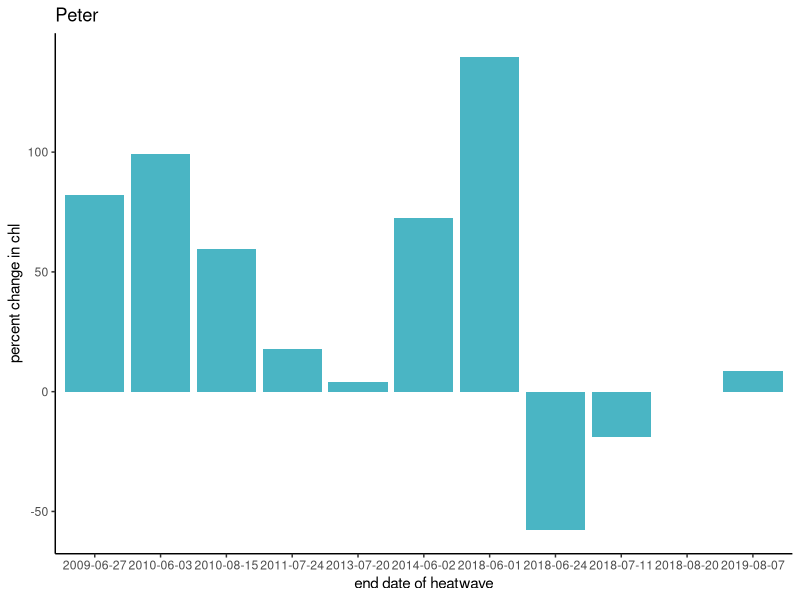
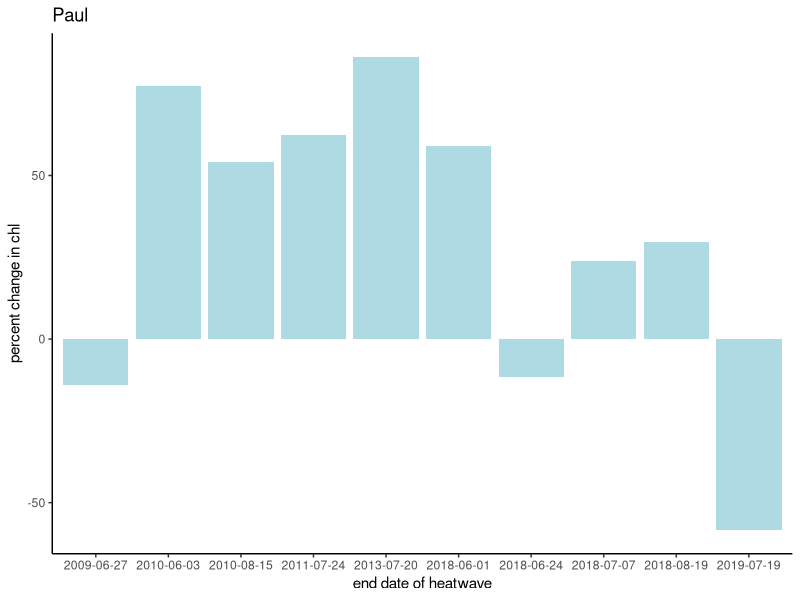
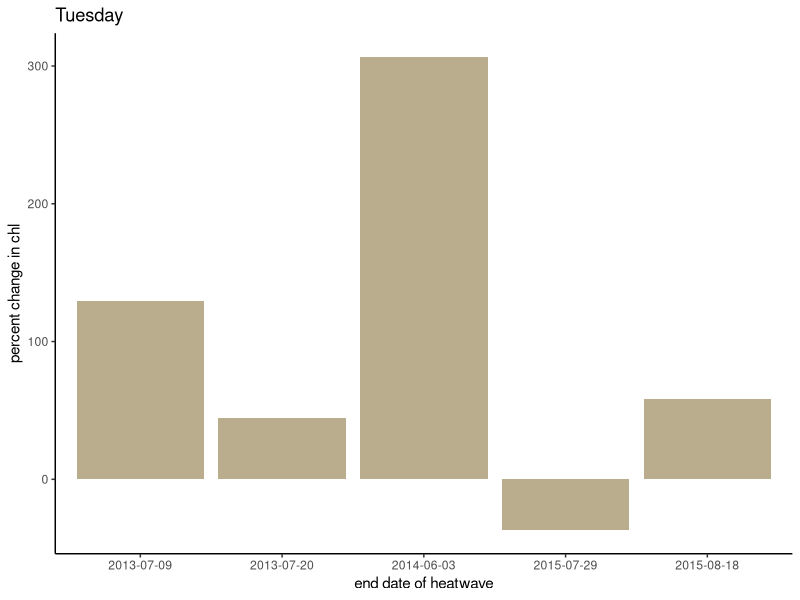
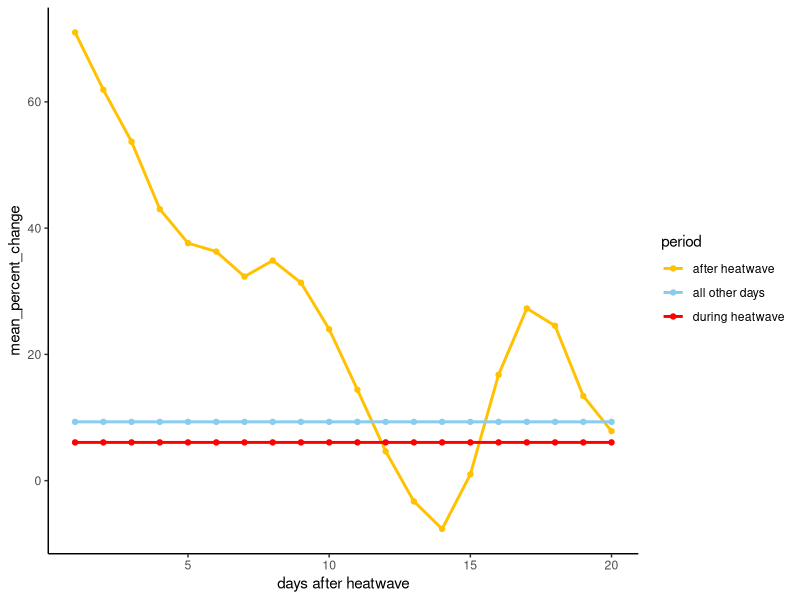
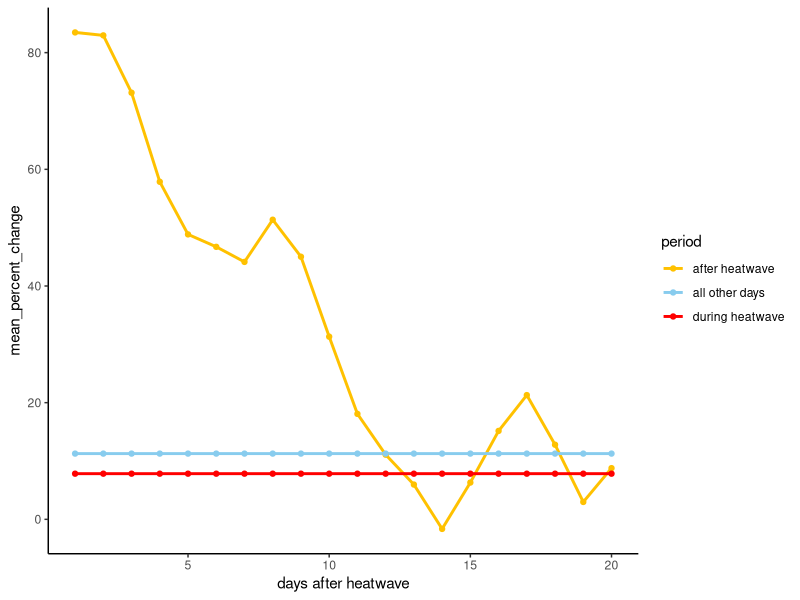
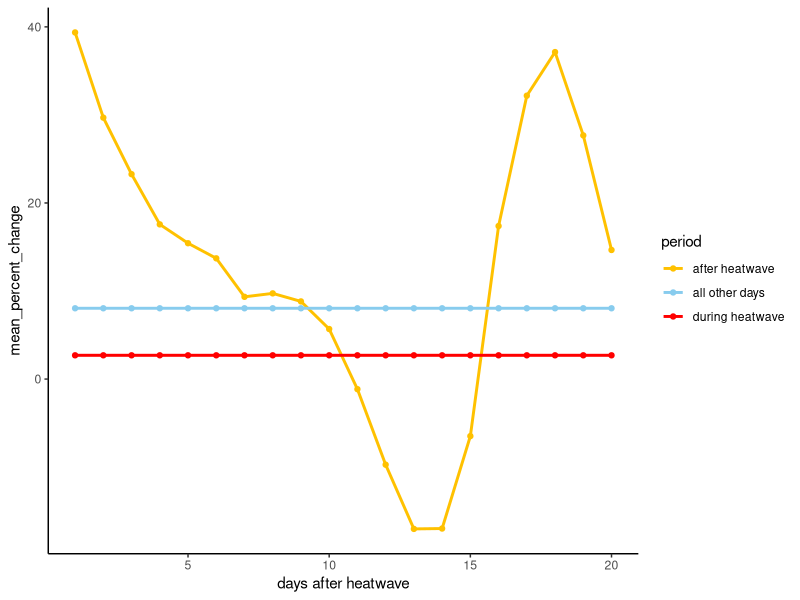
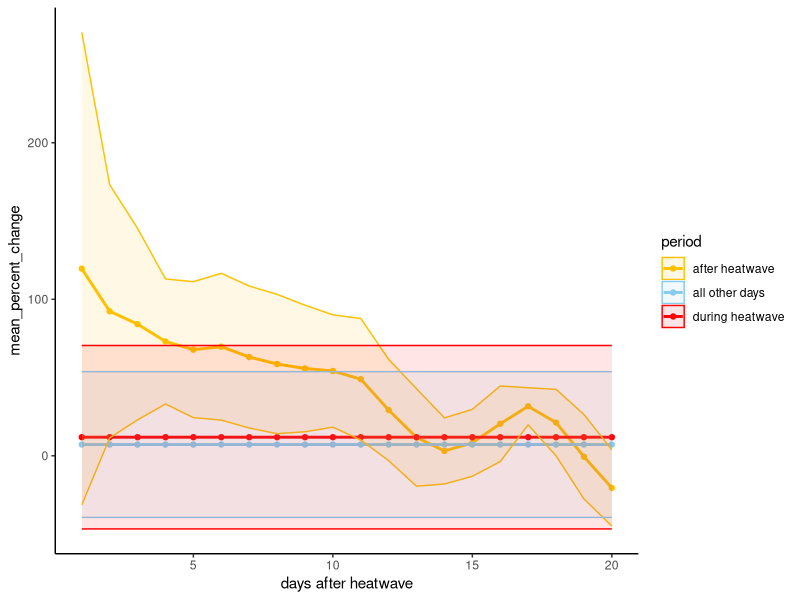
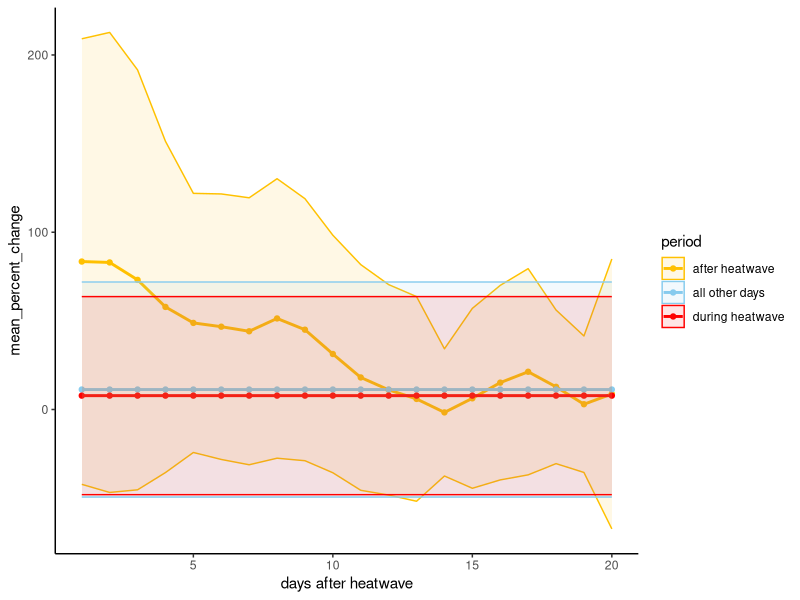

Source code (R) for these figures, in order: (Note: this script raises an error after producing the figures.)
# Re-run step 3 but with the manual chlorophyll data
# updated in January 2024 to be lceaned up and allow for more flexibility

# manual chlorophyll better represents phytoplankton

# this code is also updated to fix a bug in the slope length,
# where slope length is inclusive of the current day in the rolling window

# step 3, calculate the response of chl to the heatwaves

#### install packages ####
#install and load slider library for rolling window analysis
if (!require(slider)) install.packages('slider')
library(slider) 

if (!require(plyr)) install.packages('plyr')
library(plyr)

if (!require(tidyr)) install.packages('tidyr')
library(tidyr)

if (!require(dplyr)) install.packages('dplyr')
library(dplyr)
library(tidyverse)

if (!require(zoo)) install.packages('zoo')
library(zoo)

if (!require(gganimate)) install.packages('gganimate')
library(gganimate)

if (!require(transformr)) install.packages('transformr')
library(transformr)

if (!require(ggridges)) install.packages('ggridges')
library(ggridges)

#==============================================================================#
#### levers we can pull ####

# slope and percent calculations
slopeLength = 7 # length of the rolling window slope to be calculated
baselineDate = 1 # how many days before the start of the heatwave to use as baseline chl conditions, currently an integer

# build in options here for during the heatwave, or at the beginning of the calculated slope

# slope aggregation choices
daysAfter = 0 # time lag of how many days after the heatwave we want to look
numSlopes = 2 # the number of slopes we want to include in analysis

exclude.after.heatwaves = FALSE # if TRUE, excludes slopes for days within 20 days 
# of the heatwave that don't fall within our aggregating window

# timing choices
# change analysis so that we can look during the heatwave, or after the heatwave? 


#==============================================================================#
#### output of settings ####

cur_date_time = format(Sys.time(), "%Y-%m-%d %H:%M:%S")

plot_metadata <- data.frame(slopeLength = paste("Length of each slope: ", slopeLength, sep = ""),
                             baselineDate = paste("Baseline chl for calculating percent change: ", baselineDate, sep = ""),
                             time = paste("Plots generated ", cur_date_time, sep = ""), 
                            daysAfter = paste("Number of days after heatwave: ", daysAfter, sep = ""),
                            numSlopes = paste("Number of slopes aggregated per event: ", numSlopes, sep = ""),
                            exclude.after.heatwaves = paste("Exclude other days after heatwaves? ", exclude.after.heatwaves, sep = ""))



# Create a blank ggplot with no data points
metadata_plot <- ggplot() +
  theme_void() +  # Removes axes and other elements
  geom_text(data = plot_metadata, aes(x = 5, y = 5, label = slopeLength),
            size = 5, hjust = 0.5, vjust = -14)+
  geom_text(data = plot_metadata, aes(x = 5, y = 5, label = baselineDate),
            size = 5, hjust = 0.5, vjust = -12)+
  geom_text(data = plot_metadata, aes(x = 5, y = 5, label = daysAfter),
            size = 5, hjust = 0.5, vjust = -8)+
  geom_text(data = plot_metadata, aes(x = 5, y = 5, label = numSlopes),
            size = 5, hjust = 0.5, vjust = -6)+
  geom_text(data = plot_metadata, aes(x = 5, y = 5, label = exclude.after.heatwaves),
            size = 5, hjust = 0.5, vjust = -4)+
  geom_text(data = plot_metadata, aes(x = 5, y = 5, label = time),
            size = 5, hjust = 0.5, vjust = 14)


#==============================================================================#
#### read in the data ####
# read in the heatwaves data calculated in the previous step
heatwaves = read.csv("./formatted data/heatwavesdata.csv")

# read in the manual chl data
allData = read.csv("./formatted data/interpolated_manual_chl_for_slopes.csv")

# make a vector of unique lake years
lake_years = unique(allData$lake_year)

#==============================================================================#
#### CALCULATE SLOPES FOR CHLOROPHYLL ####

# cycle through each lake year, fit linear models for each rolling window, then store model slopes
# in the 'slopes' dataframe. Need to initially store the model results in a list

# then, calculate the percent change in chlorophyll relative to the baseline specified above

# Model results are the slopes, originally calculated based on the preceding 7 days

for(i in 1:length(lake_years)){
  
  temp = allData %>% filter(lake_year == lake_years[i]) # temp dataframe for this lake_year
  
  models <- slide(
    temp, 
    ~lm(mean_chl ~ doyCat, data = .x), 
    .before = slopeLength -1, # add the minus one so the slopeLength matches the user input
    .complete = TRUE
  )
  
  temp$chl_slope = NA
  temp$se = NA
  temp$p_value = NA
  temp$r_squared = NA
  
  for(j in 1:nrow(temp)){
    
    model = models[[j]]
    coef <- coefficients(model) 
    # extracting the coefficients from the current model
    
    if(!(is.null(coef))){
      Slope <- coef["doyCat"]
      temp$chl_slope[j] = Slope # pull out the slope from the model
      temp$p_value[j] = summary(model)$coefficients[2,4] 
      temp$se[j] = summary(model)$coefficients["doyCat", "Std. Error"] 
      temp$r_squared[j] = summary(model)$r.squared # pull out r_squared from model
    }
    
    temp$percent_change = 100*temp$chl_slope*slopeLength/lag(temp$mean_chl, slopeLength-1, default = NA)
    temp$chl_baseline = lag(temp$mean_chl, slopeLength-1, default = NA)
  }
  
  if(i ==1){ slopes = temp} # if first iteration, creates slopes, the final dataframe
  
  if(i >1){slopes = rbind(slopes, temp)} # else, appends to slopes 
  
}

# test case to make sure the slide function works as we think it does
# test = slopes[1:7, ]
# summary(lm(test$mean_chl~test$doyCat))

#==============================================================================#
#### SELECT SLOPES IN SPECIFIED WINDOW ####
# currently, the slopes dataframe has daily rolling window slopes for all of the lake_year combinations
# Need to select the slopes just following a heatwave
# heatwave is the date of a heatwave, targLake is the lake, data is our dataset of all the calculated slopes

hwSlopes <- function(heatwaveStart, heatwaveEnd,  targLake, data){

  # because our slopes are calculated over a 7-day rolling window, the first slope considered will
  # encompass the first week after the heatwave
  
  startDate = as.Date(heatwaveEnd)+daysAfter 
  endDate = as.Date(heatwaveEnd)+daysAfter+numSlopes
  
  # this is the date before the heatwave, which we will use to calculate the percent
  # change in chlorophyll
  
  # filter out the slopes we are interested in
  selected.slopes = data %>% filter(lake == targLake, date >= startDate, date <= endDate)
  
}


#==============================================================================#
#### CALCULATE AVG CHL SLOPES FOLLOWING HEATWAVES ####
heatwaves$averageSlope = NA
heatwaves$percentChange = NA
heatwaves$sdSlope = NA
heatwaves$sdSlopePercent = NA

#Using a For Loop
lengthHW = nrow(heatwaves)

# take the average slope and calculate the percent change in chlorophyll based on the slope

for(i in 1:lengthHW){
  slopes.subset = hwSlopes(heatwaves$date_start[i], heatwaves$date_end[i], heatwaves$lake[i], slopes)
  
  # save the mean of the slopes to the heatwaves dataframe
  heatwaves$averageSlope[i] = mean(slopes.subset$chl_slope, na.rm = TRUE)
  
  # save the standard deviation of the slopes to the heatwaves dataframe
  heatwaves$sdSlope[i] = sd(slopes.subset$chl_slope, na.rm = TRUE)
  
  # convert the standard deviation to a percentage
#  heatwaves$sdSlopePercent[i] = 100*sd(slopes.subset$chl_slope, na.rm = TRUE)*slopeLength/slopes.subset$chl_baseline
  
  # save the mean of the percent change to the heatwaves dataframe
  heatwaves$percentChange[i] = mean(slopes.subset$percent_change, na.rm = TRUE)
}

# save the static results
# write.csv(heatwaves, "./results/heatwaves_with_average_slopes_MANUAL_CHL.csv", row.names = FALSE)


#==============================================================================#
#### PLOT AVG SLOPES ####
#results = read.csv("./results/heatwaves_with_average_slopes_MANUAL_CHL.csv")

results = heatwaves

#break up by lake by filtering data
resultsT = results %>% filter(lake == "T")
resultsL = results %>% filter(lake == "L")
resultsR = results %>% filter(lake == "R")

#use ggplot to make three plots, one for each lake with date of heatwave on x-axis
#and average slope on the y

#png(filename = "./figures/preliminary figures/R_slopes_2023_02_09", height = 8, width = 11, units = "in", res = 300)

results$month = month(results$date_start)
results$month_year = paste(results$month, results$year, sep = "_")

indHWResp <- ggplot(data = results, aes(x = date_start, y = percentChange, fill = lake))+
  geom_bar(stat = "identity", position = "identity", alpha = 0.5, color = "black")+
  theme_classic()+
  ylab("percent change in chl")+
  xlab("start date of heatwave")+
  ggtitle("Average chl percent change by event")+
  scale_fill_manual(values = c("R"=  "#4AB5C4", "L" = "#ADDAE3", "T"=  "#BAAD8D"))+
  theme(axis.text.x = element_text(angle = 45, hjust = 1))


ggplot(data = resultsR, aes(x = date_end, y = percentChange))+
  geom_bar(stat='identity', fill = "#4AB5C4")+
  theme_classic()+
  ylab("percent change in chl")+
  xlab("end date of heatwave")+
  ggtitle("Peter")

ggplot(data = resultsL, aes(x = date_end, y = percentChange))+
  geom_bar(stat='identity', fill = "#ADDAE3")+
  theme_classic()+
  ylab("percent change in chl")+
  xlab("end date of heatwave")+
  ggtitle("Paul")

ggplot(data = resultsT, aes(x = date_end, y = percentChange))+
  geom_bar(stat='identity', fill = "#BAAD8D")+
  theme_classic()+
  ylab("percent change in chl")+
  xlab("end date of heatwave")+
  ggtitle("Tuesday")



#==============================================================================#
#### COMPARE DISTRIBUTIONS OVER TIME ####

# We might also consider the distributions of chlorophyll slopes following a heatwave,
# rather than just taking the average for a certain window

# make sure heatwaves date_start and date_end are formatted as dates
heatwaves$date_end = as.Date(heatwaves$date_end)
heatwaves$date_start = as.Date(heatwaves$date_start)
slopes$date = as.Date(slopes$date)
slopes$period = "all other days"

# write slopes to a file
#write.csv(slopes, "./formatted data/slopes_3day.csv", row.names = FALSE)

### This creates a dataframe, all slopes, that has the slopes categorized
# by their time period (during or after a heatwave, or all other days)
# and includes the number of days after the heatwave event (daysAfterLoop) that is considered
# one column, "exclude after heatwaves," are slopes within 40 days after a heatwave
# that are not in the current rolling window

for(daysAfterLoop in 0:20){
  
  # add a column to slopes which indicates whether or not there is a heatwave
  for(i in 1:nrow(heatwaves)){
    start = heatwaves$date_start[i] # start date of the current heatwave
    end = heatwaves$date_end[i] # end date of the current heatwave
    
    # sequence of dates during the heatwave
    dates = seq(start, end, 1)
    
    # excludes dates that are part of rolling window but not currently considered in after heatwave
    # dates that are within 40 days after a heatwave but not in our window for analysis as
    # after heatwave because of our current daysAfterLoop selection.
    # This gets overwrritten in part by "after heatwave" for those dates that are included
    # in analysis
    datesExcluded = seq(end -7, end + 40, 1) 
    
    # dates to be analyzed after the heatwaves
    # this creates a sequence of numbers, from the end of the heatwave plus whatever
    # daysAfterLoop is set to, to that same value plus the numSlopes. So it sets a window daysAfterLooped
    # X number of days after the heatwave
    
    datesAnalyzed = seq(end+daysAfterLoop, end + daysAfterLoop+numSlopes, 1)
    
    # fill the dataframe "period" column with the correct categorization
    # fill the dataframe "period" column with the correct categorization
    slopes = slopes %>% mutate(period = replace(period, date %in% datesExcluded, "exclude after heatwave"))
    slopes = slopes %>% mutate(period = replace(period, date %in% dates, "during heatwave"))
    slopes = slopes %>% mutate(period = replace(period, date %in% datesAnalyzed, "after heatwave"))
    
    slopes$daysAfter = daysAfterLoop
  }
  
  # combine to the main dataframe
  if(daysAfterLoop == 0){
    allSlopes = slopes
  }
  if(daysAfterLoop > 0){
    allSlopes = rbind(allSlopes, slopes)
  }
  
}




# save the allPercent data to a dataframe
# save interpolated allData data to a dataframe

# write.csv(allData, "./formatted data/allData_interpolated.csv", row.names = FALSE)
# write.csv(allPercent, "./formatted data/results_random_and_heatwaves.csv")

# calculate mean values by period and daysAfter
# across all lakes, this will give the mean slope following all heatwave events
# by time period

mean_df <- allSlopes %>% 
  filter(period != "exclude after heatwave", !is.na(percent_change)) %>% 
  group_by(period, daysAfter) %>% 
  dplyr::summarise(mean_percent_change = mean(percent_change)) 

# round mean values to one decimal place
mean_df$mean_percent_change <- round(mean_df$mean_percent_change, 1)


#==============================================================================#
#### RESPONSE TIMING LINE PLOTS ####

mean_df <- allSlopes %>% 
  filter( period != "exclude after heatwave", !is.na(percent_change)) %>% 
  group_by(period, daysAfter) %>% 
  dplyr::summarise(mean_percent_change = mean(percent_change), 
                   sd_percent_change = sd(percent_change), 
                   number_percent_change = n()) 

mean_df %>% filter(daysAfter > 0) %>% 
  ggplot(aes( x= daysAfter, y = mean_percent_change, color = period))+
  scale_color_manual(values = c("during heatwave" = "#ff0000", "after heatwave" = "#ffc100", "all other days" = "#88CCEE"))+
  scale_fill_manual(values = c("during heatwave" = "#ff0000", "after heatwave" = "#ffc100", "all other days" = "#88CCEE"))+
  geom_line(size = 1)+
  geom_point()+
 # geom_ribbon(aes(ymin = mean_percent_change - sd_percent_change, ymax = mean_percent_change + sd_percent_change, fill = period), alpha = 0.1)+
  labs(x = "days after heatwave")+
theme_classic()


mean_dfR <- allSlopes %>% filter(lake == "R") %>% 
  filter(period != "exclude after heatwave", !is.na(percent_change)) %>% 
  group_by(period, daysAfter) %>% 
  dplyr::summarise(mean_percent_change = mean(percent_change), 
                   sd_percent_change = sd(percent_change), 
                   number_percent_change = n()) 



mean_dfL <- allSlopes %>% filter(lake == "L") %>% 
  filter( period != "exclude after heatwave", !is.na(percent_change)) %>% 
  group_by(period, daysAfter) %>% 
  dplyr::summarise(mean_percent_change = mean(percent_change), 
                   sd_percent_change = sd(percent_change), 
                   number_percent_change = n()) 



mean_dfT <- allSlopes %>% filter(lake == "T") %>% 
  filter( period != "exclude after heatwave", !is.na(percent_change)) %>% 
  group_by(period, daysAfter) %>% 
  dplyr::summarise(mean_percent_change = mean(percent_change), 
                   sd_percent_change = sd(percent_change), 
                   number_percent_change = n()) 


mean_dfR %>% filter(daysAfter > 0) %>% 
  ggplot(aes( x= daysAfter, y = mean_percent_change, color = period))+
  geom_line(size = 1)+
  geom_point()+
  labs(x = "days after heatwave")+
  scale_color_manual(values = c("during heatwave" = "#ff0000", "after heatwave" = "#ffc100", "all other days" = "#88CCEE"))+
  theme_classic()

mean_dfL %>% filter(daysAfter > 0) %>% 
  ggplot(aes( x= daysAfter, y = mean_percent_change, color = period))+
  geom_line(size = 1)+
  geom_point()+
  labs(x = "days after heatwave")+
  scale_color_manual(values = c("during heatwave" = "#ff0000", "after heatwave" = "#ffc100", "all other days" = "#88CCEE"))+
  theme_classic()


mean_dfT %>% filter(daysAfter > 0) %>% 
  ggplot(aes( x= daysAfter, y = mean_percent_change, color = period))+
  scale_color_manual(values = c("during heatwave" = "#ff0000", "after heatwave" = "#ffc100", "all other days" = "#88CCEE"))+
  scale_fill_manual(values = c("during heatwave" = "#ff0000", "after heatwave" = "#ffc100", "all other days" = "#88CCEE"))+
  geom_line(size = 1)+
  geom_point()+
  geom_ribbon(aes(ymin = mean_percent_change - sd_percent_change, ymax = mean_percent_change + sd_percent_change, fill = period), alpha = 0.1)+
  labs(x = "days after heatwave")+
  theme_classic()


mean_dfR %>% filter(daysAfter > 0) %>% 
  ggplot(aes( x= daysAfter, y = mean_percent_change, color = period))+
  scale_color_manual(values = c("during heatwave" = "#ff0000", "after heatwave" = "#ffc100", "all other days" = "#88CCEE"))+
  scale_fill_manual(values = c("during heatwave" = "#ff0000", "after heatwave" = "#ffc100", "all other days" = "#88CCEE"))+
  geom_line(size = 1)+
  geom_point()+
  geom_ribbon(aes(ymin = mean_percent_change - sd_percent_change, ymax = mean_percent_change + sd_percent_change, fill = period), alpha = 0.1)+
  labs(x = "days after heatwave")+
  theme_classic()





#==============================================================================#
#### PLOTTING DISTRIBUTIONS ####


# Create a factor variable with the desired order for 'period'
desired_order <- c("after heatwave", "during heatwave", "all other days")

#png("./figures/science in the northwoods figures/Tuesday Lake heatwave results 4 days after.png", height = 7, width = 13, units = "in", res = 600)

allSlopes = allSlopes %>% mutate(period = replace(period, period == "exclude after heatwave", "all other days"))

Alldist <- allSlopes %>%
  filter(period != "exclude after heatwave", daysAfter == get("daysAfter", envir=globalenv())) %>%
  ggplot(aes(x = percent_change,
             y = factor(period, levels = desired_order),  # Use factor with desired order
             fill = period)) +
  geom_density_ridges(alpha = 0.7,
                      quantile_lines = TRUE,
                      quantile_fun = function(x, ...) mean(x), 
                      scale = 2, size = 0.7) +
  # geom_text(data = mean_dfT %>% filter(daysAfter == get("daysAfter", envir=globalenv())),
  #           aes(x = mean_percent_change,
  #               y = factor(period, levels = desired_order),  # Use factor with desired order
  #               label = as.character(round(mean_percent_change, digits = 0))),
  #           color = "black",
  #           size = 4,
  #           vjust = 2) +
  # geom_text(data = mean_dfT %>% filter(daysAfter == get("daysAfter", envir=globalenv())),
  #           aes(x = -200,
  #               y = factor(period, levels = desired_order),  # Use factor with desired order
  #               label = paste("n = ", number_percent_change, sep = "")),
  #           color = "black",
  #           size = 6,
  #           vjust = 2) +
  ylab("") +
  xlab("% change in surface chlorophyll-a")+
  labs(title = "Peter, Paul, Tuesday combined") +
  scale_fill_manual(values = c("during heatwave" = "#ff0000", "after heatwave" = "#ffc100", "all other days" = "#88CCEE")) +  # Specify fill colors for groups
  theme_classic()+
  theme(axis.text=element_text(size=14),
        axis.title=element_text(size=18,face="bold"))



Tdist <- allSlopes %>%
  filter(lake == "T") %>%
  filter(period != "exclude after heatwave", daysAfter == get("daysAfter", envir=globalenv())) %>%
  ggplot(aes(x = percent_change,
             y = factor(period, levels = desired_order),  # Use factor with desired order
             fill = period)) +
  geom_density_ridges(alpha = 0.7,
                      quantile_lines = TRUE,
                      quantile_fun = function(x, ...) mean(x), 
                      scale = 2, size = 0.7) +
  geom_text(data = mean_dfT %>% filter(daysAfter == get("daysAfter", envir=globalenv())),
            aes(x = mean_percent_change,
                y = factor(period, levels = desired_order),  # Use factor with desired order
                label = as.character(round(mean_percent_change, digits = 0))),
            color = "black",
            size = 4,
            vjust = 2) +
  geom_text(data = mean_dfT %>% filter(daysAfter == get("daysAfter", envir=globalenv())),
            aes(x = -200,
                y = factor(period, levels = desired_order),  # Use factor with desired order
                label = paste("n = ", number_percent_change, sep = "")),
            color = "black",
            size = 6,
            vjust = 2) +
  ylab("") +
  xlab("% change in surface chlorophyll-a")+
  labs(title = "Tuesday") +
  scale_fill_manual(values = c("during heatwave" = "#ff0000", "after heatwave" = "#ffc100", "all other days" = "#88CCEE")) +  # Specify fill colors for groups
  theme_classic()+
  theme(axis.text=element_text(size=14),
        axis.title=element_text(size=18,face="bold"))

#dev.off()

desired_order <- c("after heatwave", "during heatwave", "all other days")



#png("./figures/science in the northwoods figures/Peter Lake heatwave results 4 days after.png", height = 7, width = 13, units = "in", res = 600)

Rdist <- allSlopes %>%
  filter(lake == "R") %>%
  filter(period != "exclude after heatwave", daysAfter == get("daysAfter", envir=globalenv())) %>%
  ggplot(aes(x = percent_change,
             y = factor(period, levels = desired_order),  # Use factor with desired order
             fill = period)) +
  geom_density_ridges(alpha = 0.7,
                      quantile_lines = TRUE,
                      quantile_fun = function(x, ...) mean(x), 
                      scale = 2, size = 0.7) +
  geom_text(data = mean_dfR %>% filter(daysAfter == get("daysAfter", envir=globalenv())),
            aes(x = mean_percent_change,
                y = factor(period, levels = desired_order),  # Use factor with desired order
                label = as.character(round(mean_percent_change, digits = 0))),
            color = "black",
            size = 4,
            vjust = 2) +
  geom_text(data = mean_dfR %>% filter(daysAfter == get("daysAfter", envir=globalenv())),
            aes(x = -700,
                y = factor(period, levels = desired_order),  # Use factor with desired order
                label = paste("n = ", number_percent_change, sep = "")),
            color = "black",
            size = 4,
            vjust = 2) +
  ylab("") +
  xlab("% change in surface chlorophyll-a")+
  labs(title = "Peter") +
  scale_fill_manual(values = c("during heatwave" = "#ff0000", "after heatwave" = "#ffc100", "all other days" = "#88CCEE")) +  # Specify fill colors for groups
  theme_classic()+
  theme(axis.text=element_text(size=14),
        axis.title=element_text(size=18,face="bold"))

#dev.off()

#png("./figures/science in the northwoods figures/Paul Lake heatwave results 4 days after.png", height = 7, width = 13, units = "in", res = 600)


Ldist <- allSlopes %>%
  filter(lake == "L") %>%
  filter(period != "exclude after heatwave", daysAfter == get("daysAfter", envir=globalenv())) %>%
  ggplot(aes(x = percent_change,
             y = factor(period, levels = desired_order),  # Use factor with desired order
             fill = period)) +
  geom_density_ridges(alpha = 0.7,
                      quantile_lines = TRUE,
                      quantile_fun = function(x, ...) mean(x), 
                      scale = 1.5, size = 0.7) +
  geom_text(data = mean_dfL %>% filter(daysAfter == get("daysAfter", envir=globalenv())),
            aes(x = mean_percent_change,
                y = factor(period, levels = desired_order),  # Use factor with desired order
                label = as.character(round(mean_percent_change, digits = 0))),
            color = "black",
            size = 4,
            vjust = 2) +
  geom_text(data = mean_dfL %>% filter(daysAfter == get("daysAfter", envir=globalenv())),
            aes(x = -200,
                y = factor(period, levels = desired_order),  # Use factor with desired order
                label = paste("n = ", number_percent_change, sep = "")),
            color = "black",
            size = 4,
            vjust = 2) + 
  ylab("") +
  xlab("% change in surface chlorophyll-a")+
  labs(title = "Paul") +
  scale_fill_manual(values = c("during heatwave" = "#ff0000", "after heatwave" = "#ffc100", "all other days" = "#88CCEE")) +  # Specify fill colors for groups
  theme_classic()+
  theme(axis.text=element_text(size=14),
        axis.title=element_text(size=18,face="bold"))

#dev.off()





#==============================================================================#
#### CREATE PDF OF OUTPUTS ####


pdf("./figures/sensitivity tests/testing.pdf", height = 6, width = 10)

print(metadata_plot)
print(Alldist)
print(Rdist)
print(Ldist)
print(Tdist)
print(indHWResp)


dev.off()










#==============================================================================#
#### TEST STANDARD ERROR OF SLOPES ####

# cycle through each lake year, fit linear models for each rolling window, then store model slopes
# in the 'slopes' dataframe. Need to initially store the model results in a list

ses = data.frame(matrix(nrow = 30, ncol = 2))
names(ses) = c("slopeLength", "mean.se")

# Model results are the slopes, originally calculated based on the preceding 7 days
for(slopeLength in 3:30){
  for(i in 1:length(lake_years)){
    
    #print(lake_years[i])
    temp = allData %>% filter(lake_year == lake_years[i]) # temp dataframe for this lake_year
    
    models <- slide(
      temp, 
      ~lm(mean_chl ~ doyCat, data = .x), 
      .before = slopeLength, 
      .complete = TRUE
    )
    
    temp$chl_slope = NA
    temp$se = NA
    temp$p_value = NA
    temp$r_squared = NA
    
    for(j in 1:nrow(temp)){
      
      model = models[[j]]
      coef <- coefficients(model) 
      # extracting the coefficients from the current model
      
      if(!(is.null(coef))){
        Slope <- coef["doyCat"]
        temp$chl_slope[j] = Slope # pull out the slope from the model
        temp$p_value[j] = summary(model)$coefficients[2,4] 
        temp$se[j] =  summary(model)$coefficients["doyCat", "Std. Error"] 
        temp$r_squared[j] = summary(model)$r.squared # pull out r_squared from model
      }
      
      
    }
    
    if(i ==1){ slopes = temp} # if first iteration, creates slopes, the final dataframe
    
    if(i >1){slopes = rbind(slopes, temp)} # else, appends to slopes 
    
    
  }
  print(slopeLength)
  print(mean(slopes$se, na.rm = TRUE))
  
  ses$slopeLength[slopeLength] = slopeLength
  ses$mean.se[slopeLength] = mean(slopes$se, na.rm = TRUE)
  
}

ses$sample_size_component = sqrt(1/(ses$slopeLength - 2))
ses$data_component = ses$mean.se/ses$sample_size_component
ses$mean_actual_se = ses$mean.se

ses = pivot_longer(ses, cols = c("sample_size_component", "data_component", "mean_actual_se"), names_to = "se.component", values_to = "se")

ggplot(data = ses, aes(x = slopeLength, y = se, color = se.component))+
  geom_point()+
  geom_line()+
  theme_classic()+
  xlim(min = 3, max = 15)+
  ylim(min =0 , max = 1)
